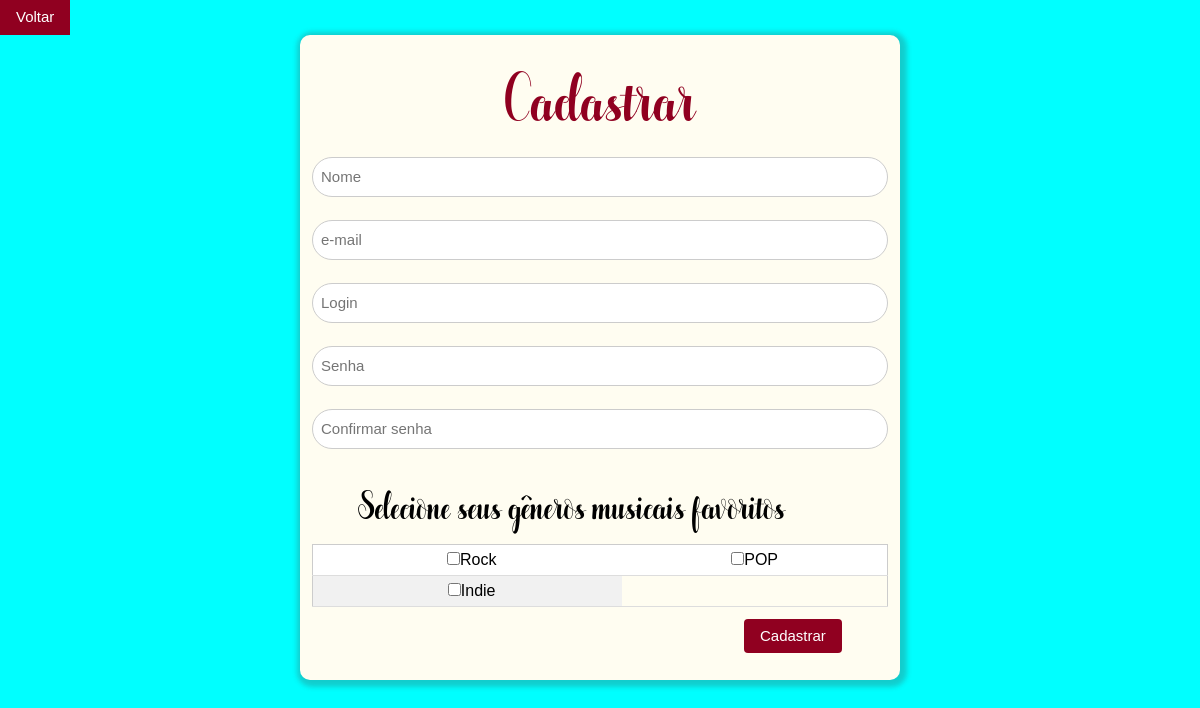
The page /CadastroView.php on the database as committed earlier.
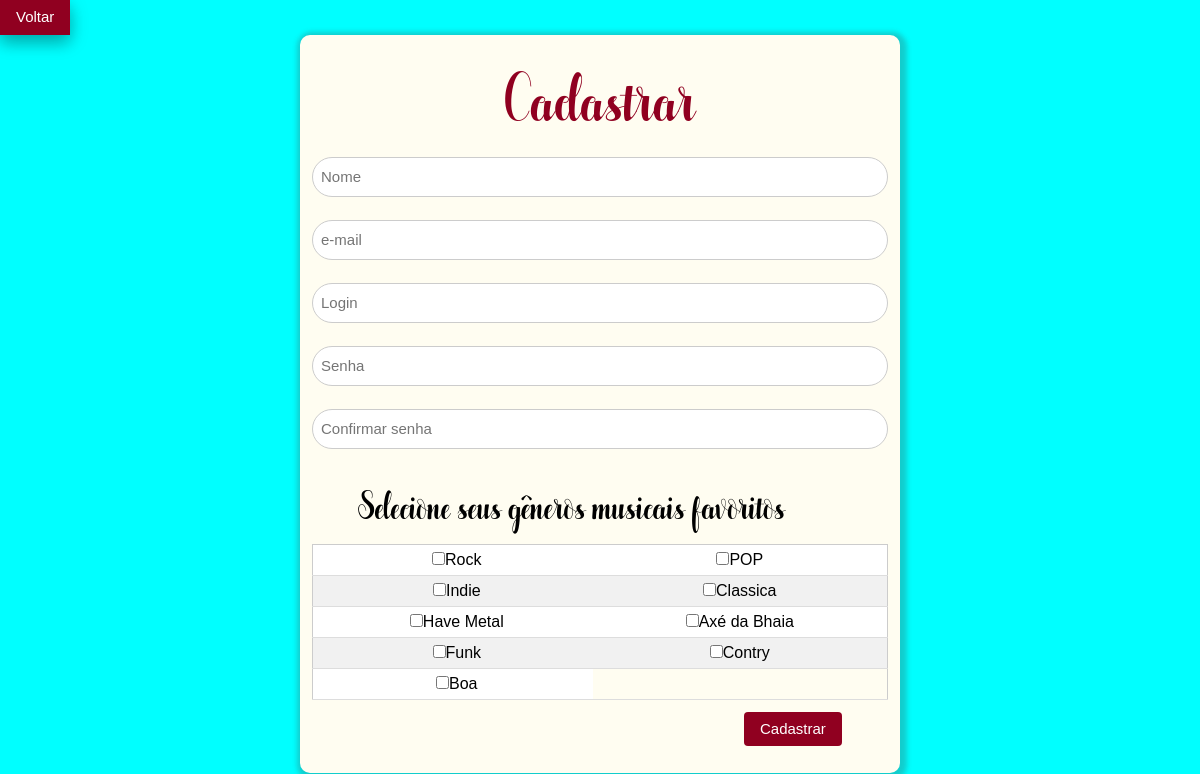
The same page on the database as committed later.
### tables this page shows
CREATE TABLE `genero` (
  `Nome` varchar(20) NOT NULL,
  `ID_Genero` int(11) NOT NULL
);

### DAO/GeneroDAO.php (called while the page is built, shortened)
<?php
	class GeneroDAO{
        public function conectar(){
			$host = 'localhost';
			$usuario = 'root';
			$senha = '';
			$database = 'squeeze';
			$conexao = new mysqli($host, $usuario, $senha, $database);
			return $conexao;
        }
        function retornaAll(){
            $generos = array();
			try{
				$conect = $this->conectar();
                $query = "SELECT `Nome`, `ID_Genero` As ID FROM `genero`";
				$rs = $conect->query($query);
                while($row = mysqli_fetch_assoc($rs)){
                    $genero = new Genero($row['Nome'], $row['ID']);
					array_push($generos, $genero);
                }
			}catch(Exception $ex){
				echo $ex->getFile().' : '.$ex->getLine().' : '.$ex->getMessage();
            }
            return $generos;
        }
    }

### Model/Genero.php (called while the page is built, shortened)
<?php
class Genero{
		private  $id;
		private  $name;
		function getId(){
			return $this->id;
		}
		function setId($_id){
			$this->id = $_id;
		}
		function getName(){
			return $this->name;
        }
		function setName($_name){
			$this->name = $_name;
		}
	}

### CadastroView.php (the view, shortened to what this page needs)
<?php
	require_once 'Model/Genero.php';
	require_once 'DAO/GeneroDAO.php';
	$consulta_Banco = new GeneroDAO();
	$todosOsGeneros = $consulta_Banco->retornaAll();
	$fecha = false;
?>
<!DOCTYPE html5>
<html>
<head>
	  <link rel="stylesheet" href="Fontes/stylesheet.css" type="text/css">
	  <link rel="stylesheet" href="Css/w3.css" type="text/css">
	  <link rel="stylesheet" href="Css/Cadastro.css" type="text/css">
</head>
<body>
	<a href="HomePage.html"><button class="Fixar w3-btn w3-red">Voltar</button></a>
	<br/>
	  <div class="Formulario">
	    <h2>Cadastrar</h2>
	    <form  name="e-mail" action="Controller/Cadastro.php" method="post">
	     	<input required type="text" class="pesquisa w3-input w3-border" name="nome" placeholder="Nome"/><br/>
	      <input required type="email" class="pesquisa w3-input w3-border" name="e-mail" placeholder="e-mail"/><br/>
	      <input required type="text" class="pesquisa w3-input w3-border" name="login" placeholder="Login"/><br/>
	      <input required type="password" class="pesquisa w3-input w3-border" name="Senha" placeholder="Senha"/><br/>
	      <input required type="password" class="pesquisa w3-input w3-border" name="ConfSenha" placeholder="Confirmar senha"/><br/>
	      <h3 id="poop">Selecione seus gêneros musicais favoritos</h3>
	      <table class="w3-table-all w3-centered">
			<?php   foreach ($todosOsGeneros as $genero) {
					if(!$fecha){
						$fecha = true;
						?>
					<tr>
					<td>
						<input type="checkbox" name="<?php echo $genero->getId(); ?>" value="<?php echo $genero->getName(); ?>" ><?php echo $genero->getName(); ?>
					</td>
					<?php
					}else{
						$fecha = false;
					?>
					<td>
						<input type="checkbox" name="<?php echo $genero->getId(); ?>" value="<?php echo $genero->getName(); ?>" ><?php echo $genero->getName(); ?>
					</td>
					</tr>
				<?php
					}
				}
				if($fecha){
					echo "</tr>";
				}
			?>
			</table>
	      <button type="submit" class="btn w3-btn w3-red w3-round" name="submeter">Cadastrar</button>
	    </form>
	  </div>
</body>
</html>

### Css/w3.css (style rules this page uses)
* { -webkit-box-sizing:border-box;-moz-box-sizing:border-box;box-sizing:border-box }
html { -ms-text-size-adjust:100%;-webkit-text-size-adjust:100% }
body { margin:0 }
a { background-color:transparent }
button,input,select,textarea { font:inherit;margin:0 }
button { overflow:visible }
button,select { text-transform:none }
button,html input[type=button],input[type=reset],input[type=submit] { -webkit-appearance:button;cursor:pointer }
input[type=checkbox],input[type=radio] { padding:0 }
html,body { font-family:Verdana,sans-serif;font-size:15px;line-height:1.5 }
html { overflow-x:hidden }
h1,h2,h3,h4,h5,h6,.w3-slim,.w3-wide { font-family:"Segoe UI",Arial,sans-serif }
h2 { font-size:30px }
h3 { font-size:24px }
h1,h2,h3,h4,h5,h6 { font-weight:400;margin:10px 0 }
a { color:inherit }
table { border-collapse:collapse;border-spacing:0;width:100%;display:table }
table,th,td { border:none }
.w3-table-all { border:1px solid #ccc }
.w3-bordered tr,.w3-table-all tr { border-bottom:1px solid #ddd }
.w3-table-all tr:nth-child(odd) { background-color:#fff }
.w3-table-all tr:nth-child(even) { background-color:#f1f1f1 }
.w3-centered tr th,.w3-centered tr td { text-align:center }
.w3-table td,.w3-table th,.w3-table-all td,.w3-table-all th { padding:6px 8px;display:table-cell;text-align:left;vertical-align:top }
.w3-table th:first-child,.w3-table td:first-child,.w3-table-all th:first-child,.w3-table-all td:first-child { padding-left:16px }
.w3-btn,.w3-btn-block { border:none;display:inline-block;outline:0;padding:6px 16px;vertical-align:middle;overflow:hidden;text-decoration:none!important;color:#fff;background-color:#000;text-align:center;cursor:pointer;white-space:nowrap }
.w3-btn,.w3-btn-floating,.w3-btn-floating-large,.w3-closenav,.w3-opennav { -webkit-touch-callout:none;-webkit-user-select:none;-khtml-user-select:none;-moz-user-select:none;-ms-user-select:none;user-select:none }
.w3-btn,.w3-btn-floating,.w3-dropnav a,.w3-btn-floating-large,.w3-btn-block,.w3-hover-shadow,.w3-hover-opacity, .w3-navbar a,.w3-sidenav a,.w3-pagination li a,.w3-hoverable tbody tr,.w3-hoverable li,.w3-accordion-content a,.w3-dropdown-content a,.w3-dropdown-click:hover,.w3-dropdown-hover:hover,.w3-opennav,.w3-closenav,.w3-closebtn, .w3-hover-amber,.w3-hover-aqua,.w3-hover-blue,.w3-hover-light-blue,.w3-hover-brown,.w3-hover-cyan,.w3-hover-blue-grey,.w3-hover-green,.w3-hover-light-green,.w3-hover-indigo,.w3-hover-khaki,.w3-hover-lime,.w3-hover-orange,.w3-hover-deep-orange,.w3-hover-pink, .w3-hover-purple,.w3-hover-deep-purple,.w3-hover-red,.w3-hover-sand,.w3-hover-teal,.w3-hover-yellow,.w3-hover-white,.w3-hover-black,.w3-hover-grey,.w3-hover-light-grey,.w3-hover-dark-grey,.w3-hover-text-amber,.w3-hover-text-aqua,.w3-hover-text-blue,.w3-hover-text-light-blue, .w3-hover-text-brown,.w3-hover-text-cyan,.w3-hover-text-blue-grey,.w3-hover-text-green,.w3-hover-text-light-green,.w3-hover-text-indigo,.w3-hover-text-khaki,.w3-hover-text-lime,.w3-hover-text-orange,.w3-hover-text-deep-orange,.w3-hover-text-pink,.w3-hover-text-purple, .w3-hover-text-deep-purple,.w3-hover-text-red,.w3-hover-text-sand,.w3-hover-text-teal,.w3-hover-text-yellow,.w3-hover-text-white,.w3-hover-text-black,.w3-hover-text-grey,.w3-hover-text-light-grey,.w3-hover-text-dark-grey { -webkit-transition:background-color .3s,color .15s,box-shadow .3s,opacity 0.3s;transition:background-color .3s,color .15s,box-shadow .3s,opacity 0.3s }
.w3-input { padding:8px;display:block;border:none;border-bottom:1px solid #808080;width:100% }
.w3-round,.w3-round-medium { border-radius:4px!important }
.w3-border { border:1px solid #ccc!important }
.w3-red,.w3-hover-red:hover { color:#fff!important;background-color:#900020!important }

### Css/Cadastro.css (style rules this page uses)
.btn { width: auto; margin-top: 2%; margin-left: 75%; }
.Fixar { position: fixed; }
.Formulario { background-color: #FFFDF1; width: 50%; margin-left: 25%; margin-top: 1%; margin-bottom: 2%; box-shadow: 2px 2px 5px 5px #4444; padding: 1%; border-radius: 10px; }
.Formulario h2 { text-align: center; font-size: 60; font-family: 'Topzera'; color: #900020; }
.pesquisa { width: 100%; border-radius:30px; }
h2 { font-size: 50px; }
#poop { font-family: 'Topzera'!important; font-size: 35px; margin-left: 8%; }
body { background-color: #00FFFF; }

Rows that differ between the two databases and show on the page:
added genero: Nome "Classica"
added genero: Nome "Have Metal"
added genero: Nome "Axé da Bhaia"
added genero: Nome "Funk"
added genero: Nome "Contry"
added genero: Nome "Boa"
